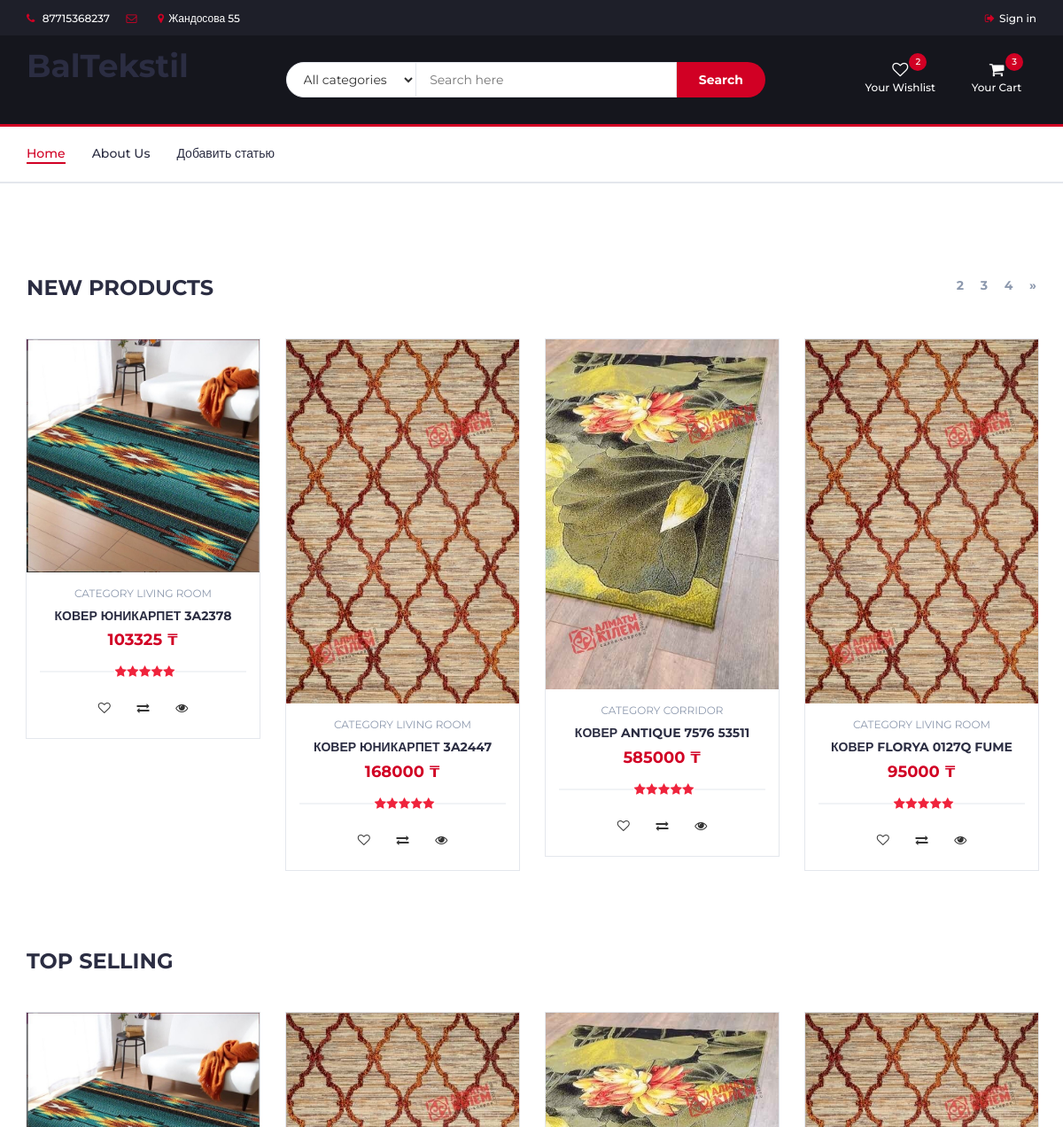
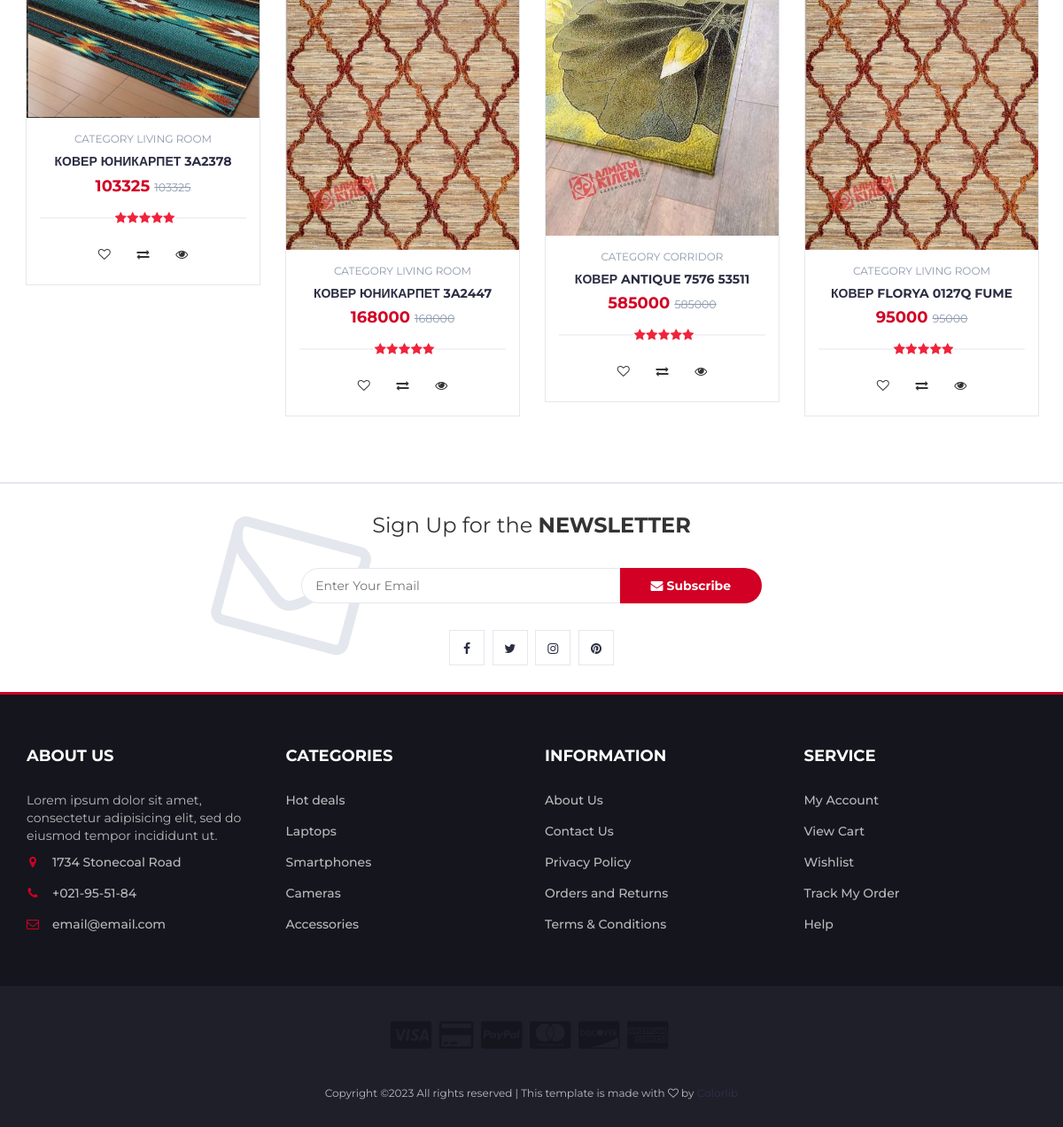
The page / on the database its author committed (2 pictures, top to bottom).
### women/models.py (models this page shows, shortened)
class Women(models.Model):
    title = models.CharField(max_length=255, verbose_name="Заголовок")
    slug = models.SlugField(max_length=255, unique=True, db_index=True, verbose_name="URL")
    price = models.IntegerField(max_length=100)
    size = models.CharField(max_length=255)
    description = models.TextField(blank=True)
    content = models.TextField(blank=True, verbose_name="Текст статьи")
    photo = models.ImageField(upload_to="photos/%Y/%m/%d/", verbose_name="Фото")
    time_create = models.DateTimeField(auto_now_add=True, verbose_name="Время создания")
    time_update = models.DateTimeField(auto_now=True, verbose_name="Время изменения")
    is_published = models.BooleanField(default=True, verbose_name="Публикация")
    cat = models.ForeignKey('Category', on_delete=models.PROTECT, verbose_name="Категории")
    user = models.ForeignKey(User,verbose_name='Пользователь',on_delete=models.CASCADE)
    def get_absolute_url(self):
        return reverse('post', kwargs={'post_slug': self.slug})
    class Meta:
        verbose_name = 'Коврики'
        verbose_name_plural = 'Коврики'
        ordering = ['id']

class Category(models.Model):
    name = models.CharField(max_length=100, db_index=True, verbose_name="Категория")
    slug = models.SlugField(max_length=255, unique=True, db_index=True, verbose_name="URL")
    def __str__(self):
        return self.name
    def get_absolute_url(self):
        return reverse('category', kwargs={'cat_slug': self.slug})
    class Meta:
        verbose_name = 'Категория'
        verbose_name_plural = 'Категории'
        ordering = ['id']

### women/views.py (the view)
# urls.py: path('', cache_page(60)(WomenHome.as_view()), name='home'),
class WomenHome(DataMixin, ListView):
    model = Women
    template_name = 'women/index.html'
    context_object_name = 'posts'
    def get_context_data(self, *, object_list=None, **kwargs):
        context = super().get_context_data(**kwargs)
        c_def = self.get_user_context(title="Главная страница")
        return dict(list(context.items()) + list(c_def.items()))
    def get_queryset(self):
        return Women.objects.filter(is_published=True)

### women/utils.py (called while the page is built)
    def get_user_context(self, **kwargs):
        context = kwargs
        cats = cache.get('cats')
        if not cats:
            cats = Category.objects.annotate(Count('women'))
            cache.set('cats', cats, 60)
        user_menu = menu.copy()
        if not self.request.user.is_authenticated:
            user_menu.pop(1)
        context['menu'] = user_menu
        context['cats'] = cats
        if 'cat_selected' not in context:
            context['cat_selected'] = 0
        return context

### women/templates/women/index.html (shortened to what this page needs)
{% extends 'women/base.html' %}
{% block index%}
		<div class="section">
		</div>
		<div class="section">
			<div class="container">
				<div class="row">
					<div class="col-md-12">
						<div class="section-title">
							<h3 class="title">New Products</h3>
							{% if page_obj.has_other_pages %}
							<div class="section-nav">
								<ul class="section-tab-nav tab-nav">
									{% for p in paginator.page_range %}
									{% if page_obj.number == p %}
									<li class="page-num page-num-selected"></li>
                                    {% else %}
									<li class="page-num">
										<a href="?page={{ p }}">{{ p }}</a>
									</li>
									{% endif %}
									{% endfor %}
									{% if page_obj.has_next %}
									<li class="page-item">
									  <a class="page-link" href="?page={{ page_obj.next_page_number }}" aria-label="Next">
										<span aria-hidden="true">&raquo;</span>
									  </a>
									</li>
									{% endif %}
								</ul>
							</div>
							{% endif %}
						</div>
					</div>
					<div class="col-md-12">
						<div class="row">
							<div class="products-tabs">
								<div id="tab1" class="tab-pane active">
									<div class="products-slick" data-nav="#slick-nav-1">
                                        {% for p in posts %}
										<div class="product">
											<a href="{{ p.get_absolute_url }}">
											<div class="product-img">
												{% if p.photo %}
													<img src="{{p.photo.url}}">
												{% endif %}
											</div>
											</a>
											<div class="product-body">
												<p class="product-category">Category {{p.cat}}</p>
												<h3 class="product-name"><a href="#">{{p.title}}</a></h3>
												<h4 class="product-price">{{p.price}} ₸</h4>
												<div class="product-rating">
													<i class="fa fa-star"></i>
													<i class="fa fa-star"></i>
													<i class="fa fa-star"></i>
													<i class="fa fa-star"></i>
													<i class="fa fa-star"></i>
												</div>
												<div class="product-btns">
													<button class="add-to-wishlist"><i class="fa fa-heart-o"></i><span class="tooltipp">add to wishlist</span></button>
													<button class="add-to-compare"><i class="fa fa-exchange"></i><span class="tooltipp">add to compare</span></button>
													<button class="quick-view"><i class="fa fa-eye"></i><span class="tooltipp">quick view</span></button>
												</div>
											</div>
											<div class="add-to-cart">
												<button class="add-to-cart-btn"> add to cart</button>
											</div>
										</div>
										{% endfor %}
									</div>
								</div>
							</div>
						</div>
					</div>
				</div>
			</div>
		</div>
		<div class="section">
			<div class="container">
				<div class="row">
					<div class="col-md-12">
						<div class="section-title">
							<h3 class="title">Top selling</h3>
						</div>
					</div>
					<div class="col-md-12">
						<div class="row">
							<div class="products-tabs">
								<div id="tab2" class="tab-pane fade in active">
									<div class="products-slick" data-nav="#slick-nav-2">
										{% for p in posts %}
										<div class="product">
											<a href="{{ p.get_absolute_url }}">
											<div class="product-img">
												{% if p.photo %}
													<img  src="{{p.photo.url}}">
												{% endif %}
											</div>
											</a>
											<div class="product-body">
												<p class="product-category">Category {{p.cat}}</p>
												<h3 class="product-name"><a href="#">{{p.title}}</a></h3>
												<h4 class="product-price">{{p.price}} <del class="product-old-price">{{p.price}}</del></h4>
												<div class="product-rating">
													<i class="fa fa-star"></i>
													<i class="fa fa-star"></i>
													<i class="fa fa-star"></i>
													<i class="fa fa-star"></i>
													<i class="fa fa-star"></i>
												</div>
												<div class="product-btns">
													<button class="add-to-wishlist"><i class="fa fa-heart-o"></i><span class="tooltipp">add to wishlist</span></button>
													<button class="add-to-compare"><i class="fa fa-exchange"></i><span class="tooltipp">add to compare</span></button>
													<button class="quick-view"><i class="fa fa-eye"></i><span class="tooltipp">quick view</span></button>
												</div>
											</div>
											<div class="add-to-cart">
												<button class="add-to-cart-btn"> add to cart</button>
											</div>
										</div>
										{% endfor %}
									</div>
								</div>
							</div>
						</div>
					</div>
				</div>
			</div>
		</div>
{% endblock %}

### women/static/women/1/css/style.css (style rules this page uses)
body { font-family: 'Montserrat', sans-serif; font-weight: 400; color: #333; }
h1, h2, h3, h4, h5, h6 { color: #2B2D42; font-weight: 700; margin: 0 0 10px; }
a { color: #2B2D42; font-weight: 500; -webkit-transition: 0.2s color; transition: 0.2s color; }
ul, ol { margin: 0; padding: 0; list-style: none }
.section { padding-top: 30px; padding-bottom: 30px; }
.section-title { position: relative; margin-bottom: 30px; margin-top: 15px; }
.section-title .title { display: inline-block; text-transform: uppercase; margin: 0px; }
.section-title .section-nav { float: right; }
.section-title .section-nav .section-tab-nav { display: inline-block; }
.section-tab-nav li { display: inline-block; margin-right: 15px; }
.section-tab-nav li:last-child { margin-right: 0px; }
.section-tab-nav li a { font-weight: 700; color: #8D99AE; }
.section-tab-nav li a:after { content: ""; display: block; width: 0%; height: 2px; background-color: #D10024; -webkit-transition: 0.2s all; transition: 0.2s all; }
.product { position: relative; margin: 15px 0px; -webkit-box-shadow: 0px 0px 0px 0px #E4E7ED, 0px 0px 0px 1px #E4E7ED; box-shadow: 0px 0px 0px 0px #E4E7ED, 0px 0px 0px 1px #E4E7ED; -webkit-transition: 0.2s all; transition: 0.2s all; }
.product .product-img { position: relative; }
.product .product-img>img { width: 100%; }
.product .product-body { position: relative; padding: 15px; background-color: #FFF; text-align: center; z-index: 20; }
.product .product-body .product-category { text-transform: uppercase; font-size: 12px; color: #8D99AE; }
.product .product-body .product-name { text-transform: uppercase; font-size: 14px; }
.product .product-body .product-name>a { font-weight: 700; }
.product .product-body .product-price { color: #D10024; font-size: 18px; }
.product .product-body .product-price .product-old-price { font-size: 70%; font-weight: 400; color: #8D99AE; }
.product .product-body .product-rating { position: relative; margin: 15px 0px 10px; height: 20px; }
.product .product-body .product-rating>i { position: relative; width: 14px; margin-right: -4px; background: #FFF; color: #E4E7ED; z-index: 10; }
.product .product-body .product-rating>i.fa-star { color: #ef233c; }
.product .product-body .product-rating:after { content: ""; position: absolute; top: 50%; left: 0; right: 0; -webkit-transform: translateY(-50%); -ms-transform: translateY(-50%); transform: translateY(-50%); height: 1px; background-color: #E4E7ED; }
.product .product-body .product-btns>button { position: relative; width: 40px; height: 40px; line-height: 40px; background: transparent; border: none; -webkit-transition: 0.2s all; transition: 0.2s all; }
.product .add-to-cart { position: absolute; left: 1px; right: 1px; bottom: 1px; padding: 15px; background: #1e1f29; text-align: center; -webkit-transform: translateY(0%); -ms-transform: translateY(0%); transform: translateY(0%); -webkit-transition: 0.2s all; transition: 0.2s all; z-index: 2; }
.product .add-to-cart .add-to-cart-btn { position: relative; border: 2px solid transparent; height: 40px; padding: 0 30px; background-color: #ef233c; color: #FFF; text-transform: uppercase; font-weight: 700; border-radius: 40px; -webkit-transition: 0.2s all; transition: 0.2s all; }
.products-slick .product.slick-slide { margin: 15px; }
.products-tabs>.tab-pane { display: block; height: 0; opacity: 0; visibility: hidden; overflow-y: hidden; padding-bottom: 60px; margin-bottom: -60px; }
.products-tabs>.tab-pane.active { opacity: 1; visibility: visible; height: auto; }

### rows shown on the page
Women: photo (picture), cat "LIVING ROOM", title "КОВЕР ЮНИКАРПЕТ 3A2378", price "103325"
Women: photo (picture), cat "LIVING ROOM", title "КОВЕР ЮНИКАРПЕТ 3A2447", price "168000"
Women: photo (picture), cat "CORRIDOR", title "КОВЕР ANTIQUE 7576 53511", price "585000"
Women: photo (picture), cat "LIVING ROOM", title "КОВЕР FLORYA 0127Q FUME", price "95000"

### other values the page prints
{{ p }} "2" "3" "4"
